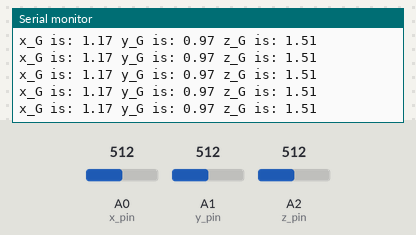
The sketch below on a simulated Arduino Uno, built with avr-gcc and run on an emulated ATmega328P. Shown: the last lines printed to the serial monitor. The inputs (shaded band) are chosen by the test bench; at power-on: A0 (x_pin) = 512, A1 (y_pin) = 512, A2 (z_pin) = 512.

Above: at 1.2 s.
1.3 s: A0 (x_pin) set to 331
At 1.4 s:
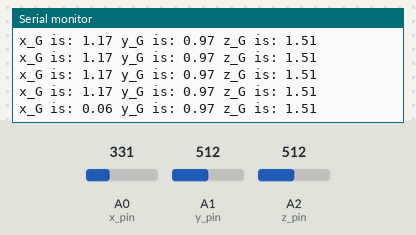
4.3 s: A0 (x_pin) set to 304
At 4.31 s:
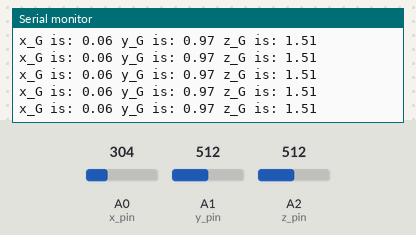
7.3 s: A1 (y_pin) set to 367
At 7.33 s:
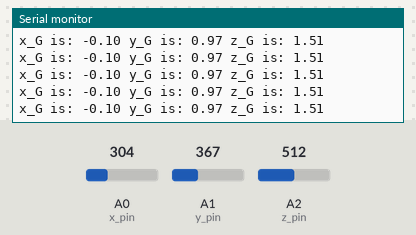
10.3 s: A1 (y_pin) set to 338
At 10.32 s:
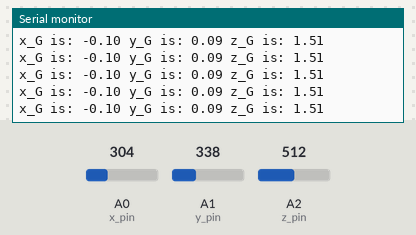
Timing chart, 0 to 13.3 s (numbered marks = the images above; inputs shaded):
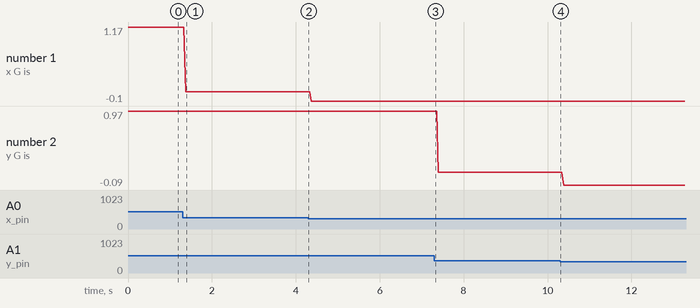

Measured:
- after the input at 1.3 s, the serial monitor: prints a new line after 0.07 s (image 1)
- plotted number 1: 1.17 → 0.06 after the input at 1.3 s, 0.06 → -0.1 after the input at 4.3 s
- plotted number 2: 0.97 → 0.09 after the input at 7.3 s, 0.09 → -0.09 after the input at 10.3 s

The sketch:

accelerometer.ino
```cpp
#define x_pin A0
#define y_pin A1
#define z_pin A2

void setup() {
  Serial.begin(9600);
}

double read_G(int pin, double calibration) {
  const double to_volt = 0.0049;

  int unit = analogRead(pin);
  double Volt = unit * to_volt;
  return (Volt + calibration - 1.65) / 0.8;
}

void loop() {
  double x_G = read_G(x_pin, 0.08);
  double y_G = read_G(y_pin, -0.08);
  double z_G = read_G(z_pin, 0.35);

  Serial.println("x_G is: " + String(x_G) + " y_G is: " + String(y_G) + " z_G is: " + String(z_G));

  // z = 416-420 ... z_V = 2.04-2.06V // Flat          2.45V   0.4V
  // z = 263-265 ... z_V = 1.28-1.30V // On long edge  1.65V   0.35V
  // z = 254-257 ... z_V = 1.24-1.27V // On short edge
  // z = 100-105 ... z_V = 0.45-0.51V // Upside-down   0.85V   0.35V

  //

  // z = 683-691 ... z_V = 3.35-3.39 // Upside-down
  // 0.0049 V per unit

}
```
